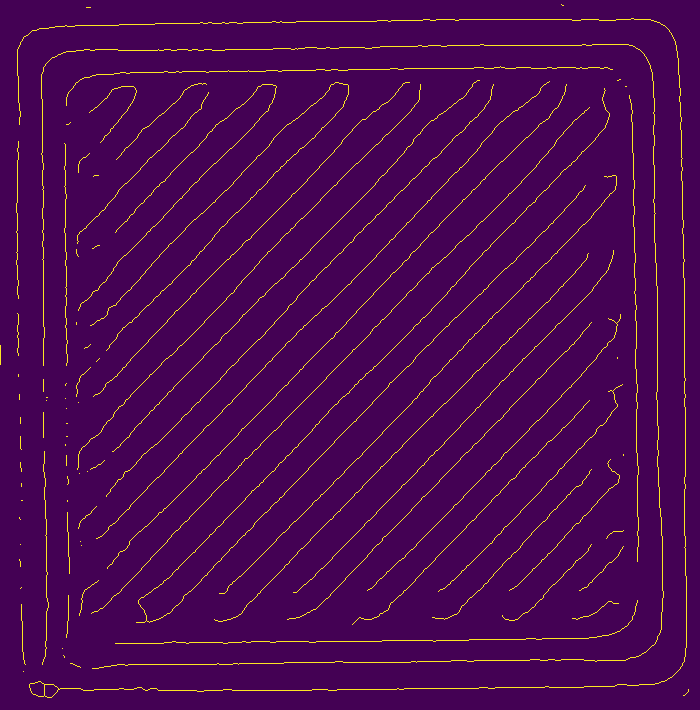
#> input picture im1skel.png, 700 x 710 px, found by its file name
$ python Gskel_func_RUN.py
#> lines starting #> are read from the running program, lines starting #| are printed output that depends on the picture; after the words box and inside, x2 and y2 are one past the last pixel; in counts of white or black regions, pixels touching at a corner belong together
### Gskel_func.py
import numpy as np
import matplotlib.pyplot as plt
import cv2
from skimage.morphology import convex_hull_image

##################################################################################
##		Give the Convex-hull image of an input image
##################################################################################
# [20 lines left out: functions hull, cc2d, not called in this run]

##################################################################################
##		Calculate the centroid of input image
##################################################################################
def MM_cent(im1):
	import numpy as np
	from skimage.measure import moments

	I=np.array(im1,dtype=np.double)
	M=moments(I)
	Area=M[0,0]
	cr=M[1,0]/M[0,0]
	cc=M[0,1]/M[0,0]
	centroid=[int(cr),int(cc)]

	print("Returning the int-centroid: NOT actual centroid")
	return centroid


##################################################################################
##		Calculate the area of input image
##################################################################################
def MM_area(im1):
	import numpy as np
	from skimage.measure import moments

	I=np.array(im1,dtype=np.double)
	M=moments(I)
	area=M[0,0]
	return area

##################################################################################
##		This program takes in Gcode img & skel img- gives out the overlap img
##################################################################################
# [124 lines left out: functions lap_usingCentroid, subtract_usingCentroid, rotateCent, not called in this run]

##########################################################################
##		Rotational cross correlation between two images
##########################################################################
def rotationalCrossCorr(I1,I2,disp=False):
	import numpy as np
	import matplotlib.pyplot as plt
	from skimage.transform import rotate
	from Gskel_func import cc2d,hull,MM_cent, MM_area

	plt.ion()
	I1=np.array(I1)
	I2=np.array(I2)
	I1=I1.astype(int)
	I2=I2.astype(int)

	#I1H=hull(I1)
	#I2H=hull(I2)
	I1H=I1
	I2H=I2

	I1Hpad=np.zeros((2*I1H.shape[0],2*I1H.shape[1]),dtype=int)
	xs=int(I1H.shape[0]/2)
	xe=int((2*I1H.shape[0])-(I1H.shape[0]/2))
	ys=int(I1H.shape[1]/2)
	ye=int((2*I1H.shape[1])-(I1H.shape[1]/2))
	I1Hpad[xs:xe,ys:ye]=I1H

	maxArea=0
	for angle in range(-35,35):
		Ibig=I1Hpad
		Ismall=I2H
		OUT=np.zeros((Ibig.shape[0],Ibig.shape[1]),dtype=int)
		C1=MM_cent(Ibig)
		C2=MM_cent(Ismall)

		tmp_Ismall=rotate(np.array(Ismall),angle,C2)
		tmp_Ismall=(tmp_Ismall).astype(float)
		#Ismallskel=tmp_Ismall
		#tmp_Ismall=hull(tmp_Ismall)

		C1=MM_cent(Ibig)
		C2rot=MM_cent(tmp_Ismall)
		print(C1,C2,C2rot)
		start=[C1[0]-C2rot[0],C1[1]-C2rot[1]]

		OUT[start[0]:start[0]+tmp_Ismall.shape[0],start[1]:start[1]+tmp_Ismall.shape[1]] = Ibig[start[0]:start[0]+tmp_Ismall.shape[0],start[1]:start[1]+tmp_Ismall.shape[1]]* tmp_Ismall
		area=MM_area(OUT)
		print("For angle ",angle,",Area of mult is ",area)
		if area>maxArea:
			maxArea=area
			ccAngle=angle
			#rcc=[ccAngle,maxArea]
			rccOUT=np.array([Ibig,Ismall,OUT,maxArea,ccAngle])

		if disp==True:
			plt.imshow(tmp_Ismall)
			plt.pause(0.001)
			plt.show()
		plt.pause(0.001)

	return rccOUT

### Gskel_func_RUN.py
#Run Gskel_func

import numpy as np
import cv2
import matplotlib.pyplot as plt
import Gskel_func
from Gskel_func import lap_usingCentroid,rotateCent,MM_cent,rotationalCrossCorr

I1=plt.imread('im1skel.PNG')
#> I1 is the input picture: shape (710, 700, 4) float32; mean R, G, B, A 0.288, 0.0317, 0.323, 1
I2=plt.imread('gcode.PNG')
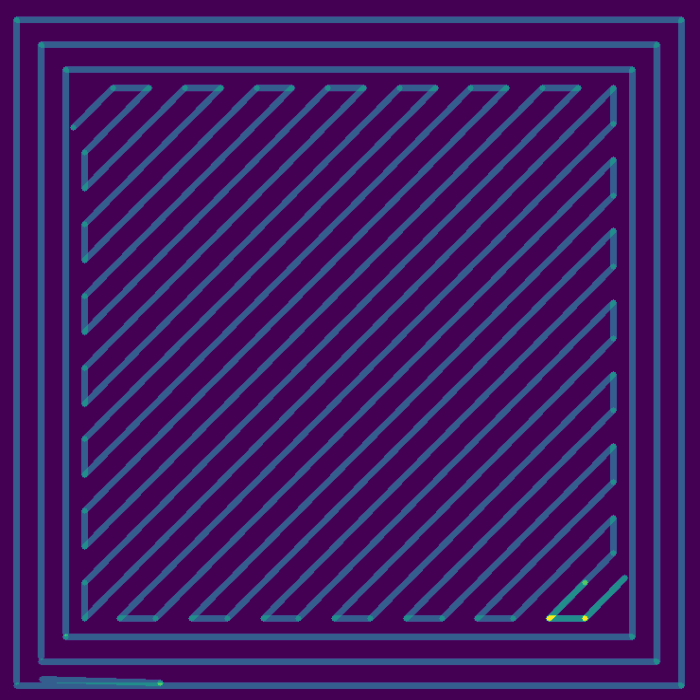
#> input picture gcode.png, 700 x 700 px, found by its file name
#> I2 is the input picture: shape (700, 700, 4) float32; mean R, G, B, A 0.252, 0.0981, 0.388, 1

I1=np.array(I1)
I2=np.array(I2)

I1=I1[:,:,0]
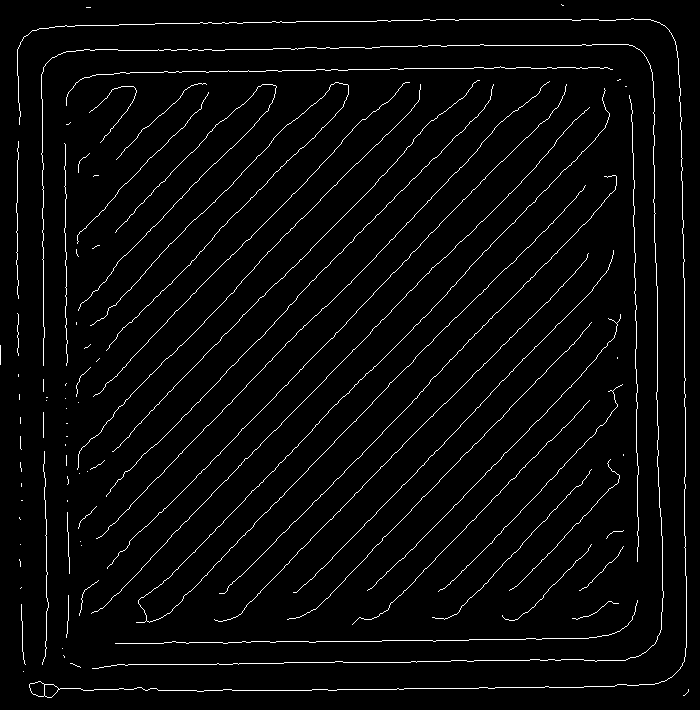
#> I1: shape (710, 700) float32; values 0.267 (black) and 0.992 (white), 3.1% white in thin lines or dots
I2=I2[:,:,0]
#> I2: shape (700, 700) float32

I1=(I1>0.5).astype(int)
#> I1: shape (710, 700) int64; values 0 (black) and 1 (white), 3.1% white in thin lines or dots
I2=(I2<0.25).astype(int)
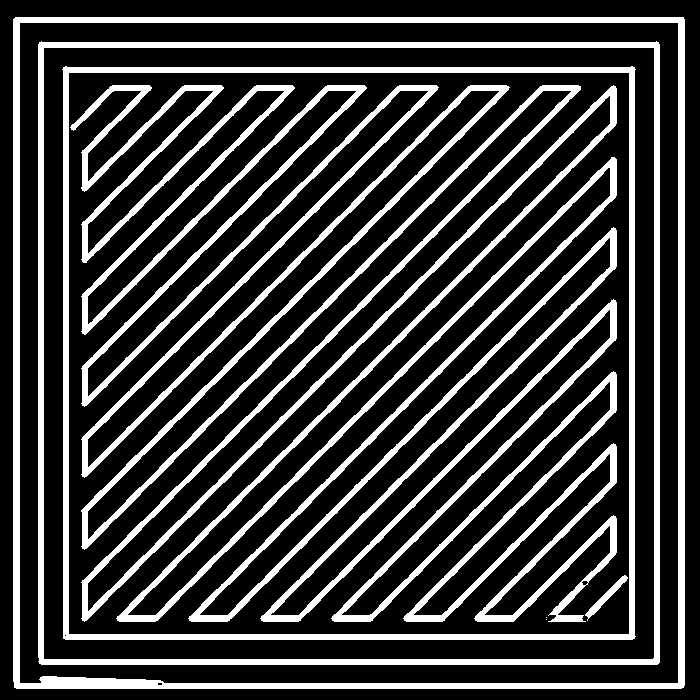
#> I2: shape (700, 700) int64; values 0 (black) and 1 (white), 23.8% white; 7 white regions (2 under 20 px), largest, box (x1, y1, x2, y2) and area: (70, 85, 617, 622) 69929, (13, 17, 685, 689) 17887, (38, 41, 660, 665) 14784, (62, 66, 636, 640) 13598, (585, 575, 628, 621) 361

#olap=lap_usingCentroid(I1,I2)
center=tuple(MM_cent(I1))
#> in MM_cent, `M=moments(I)`: M = [[15323, 5453875, 2.56e+09, 1.35e+12], [5362516, 1.92e+09, 9.01e+11, 4.76e+14], [2.53e+09, 9.02e+11, 4.23e+14, 2.23e+17], [1.35e+12, 4.79e+14, 2.24e+17, 1.17e+20]]
#> in MM_cent, `Area=M[0,0]`: Area = 15323
#> in MM_cent, `cr=M[1,0]/M[0,0]`: cr = 350
#> in MM_cent, `cc=M[0,1]/M[0,0]`: cc = 355.9
#> in MM_cent, `centroid=[int(cr),int(cc)]`: centroid = [349, 355]
#> center = (349, 355)
#olap=rotateCent(I1,-45,center)

rccout=rotationalCrossCorr(I1,I2,disp=True)
#> in rotationalCrossCorr, `I1Hpad[xs:xe,ys:ye]=I1H`:
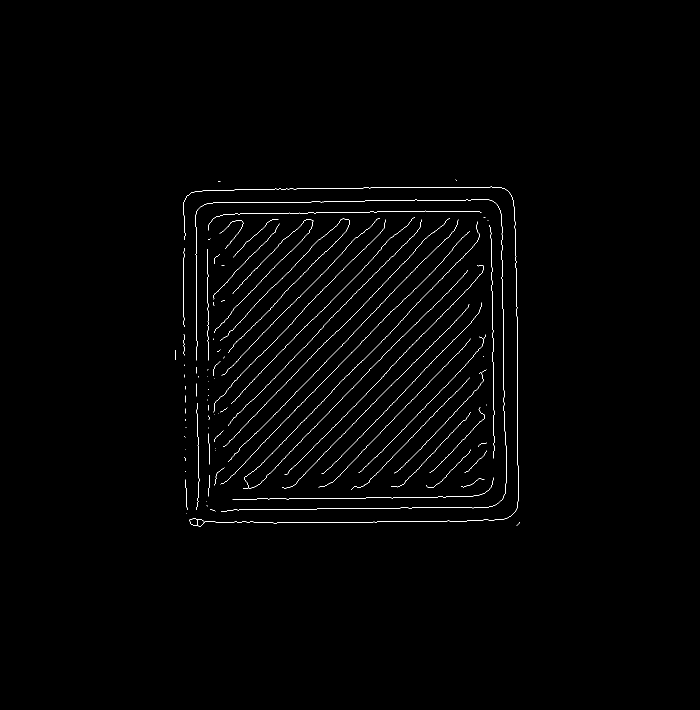
#> I1Hpad: shape (1420, 1400) int64 (shown at 1/2 size); values 0 (black) and 1 (white), 0.77% white in thin lines or dots, all inside (x1, y1, x2, y2) = (350, 359, 1039, 1053)
#> the loop in rotationalCrossCorr, `for angle in range(-35,35):` made 70 passes
#> (C2rot, start) on passes 1, 2, 3, 4, 5, 6, 8, 9, 10, 11, 12, 13: ([490, 482], [214, 223]), ([488, 480], [216, 225]), ([487, 479], [217, 226]), ([485, 477], [219, 228]), ([483, 475], [221, 230]), ([481, 473], [223, 232]), ([476, 468], [228, 237]), ([474, 466], [230, 239]), ([471, 463], [233, 242]), ([468, 460], [236, 245]), ([465, 457], [239, 248]), ([462, 454], [242, 251])
#> start on pass 7: [225, 234]
#> (printed output is left out)
#> pass 1, in rotationalCrossCorr, `tmp_Ismall=rotate(np.array(Ismall),angle,C2)`:
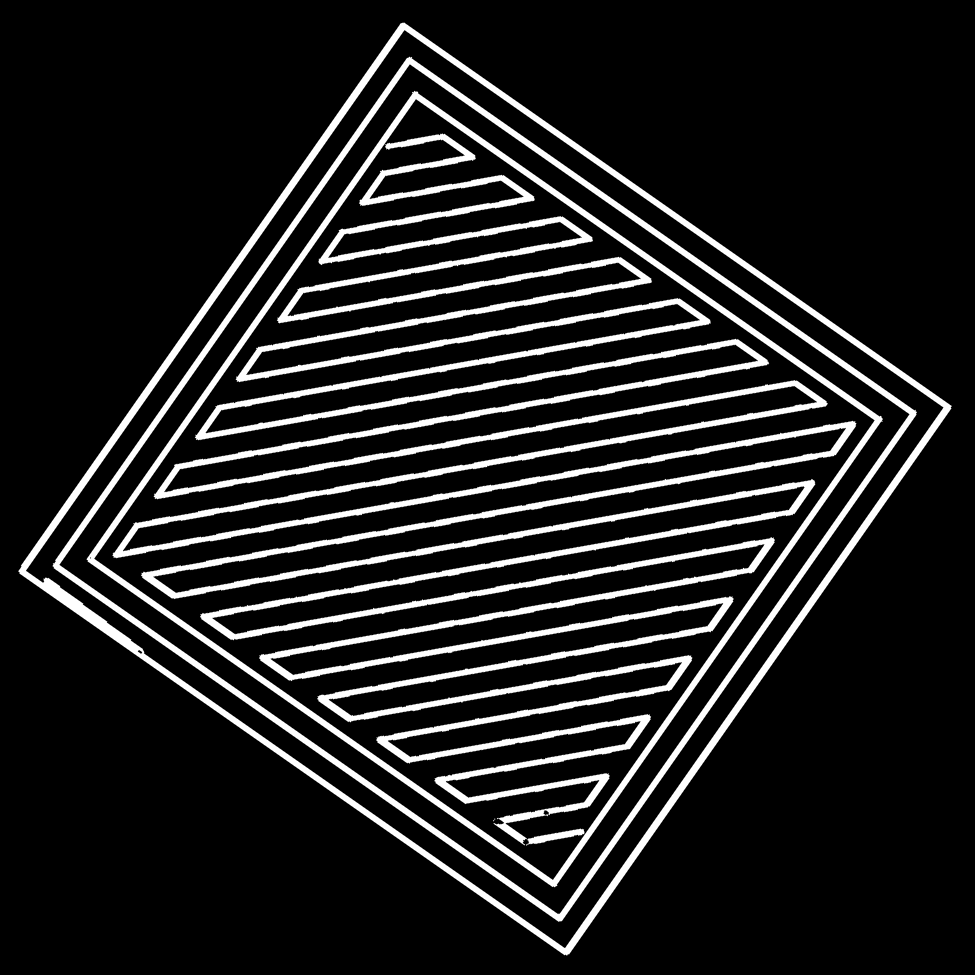
#> tmp_Ismall: shape (975, 975) float64; min 0, max 1.08e-19, mean 1.33e-20; drawn with min black and max white
#> pass 2, in rotationalCrossCorr, `plt.pause(0.001)`:
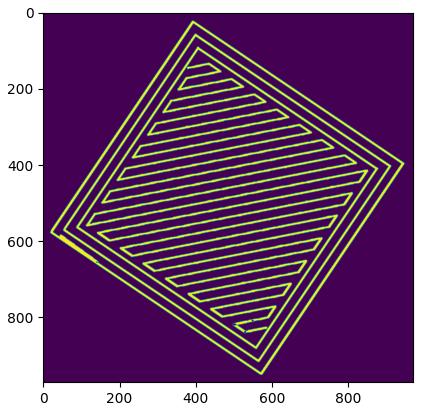
#> figure drawn by matplotlib, 1 panel
#> after the loop in rotationalCrossCorr, `for angle in range(-35,35):`:
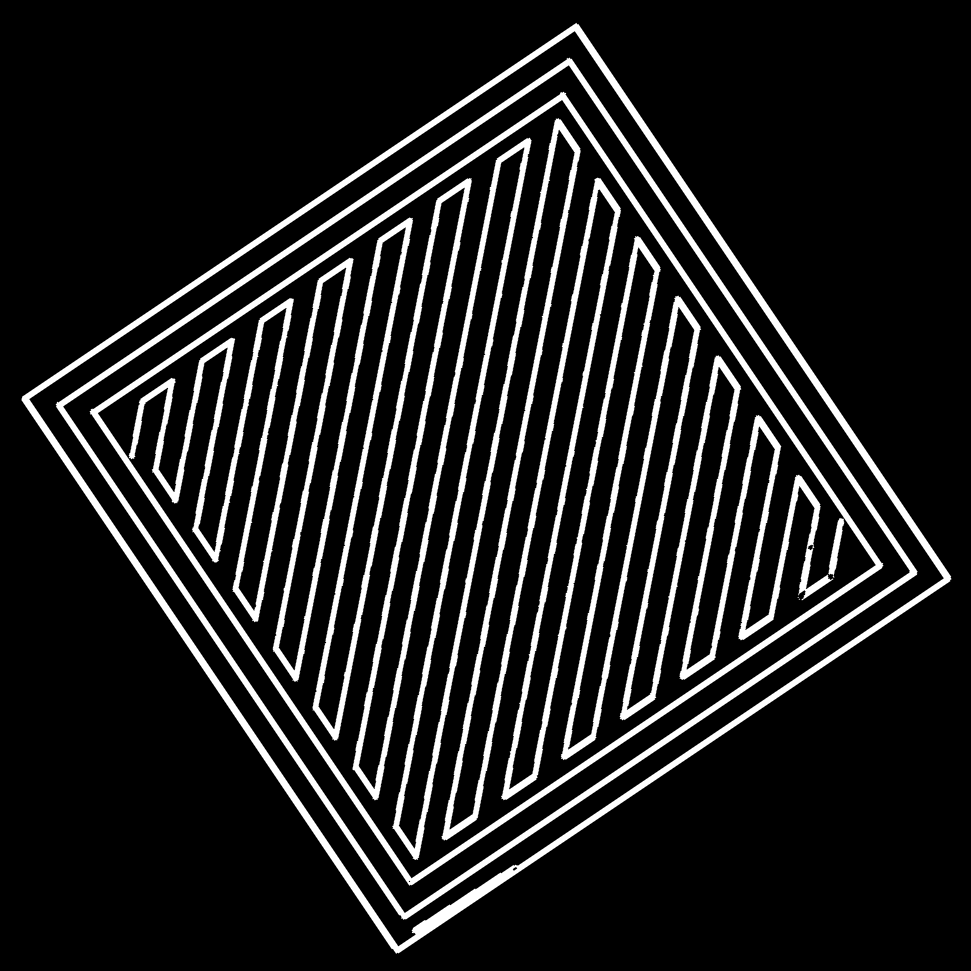
#> tmp_Ismall: shape (971, 971) float64; min 0, max 1.08e-19, mean 1.34e-20; drawn with min black and max white
#> (the run stopped early here; a loop or call above may not have finished)
